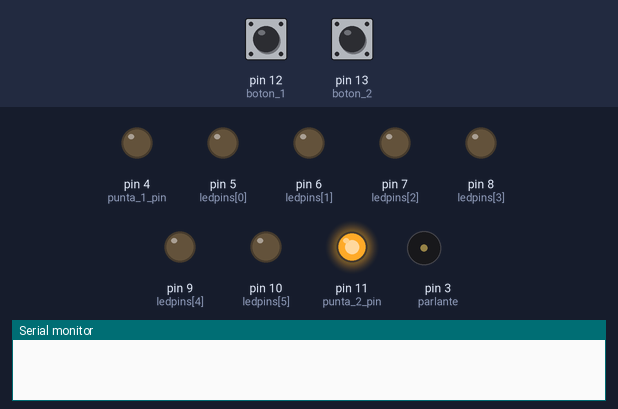
Recording of a sketch running on a simulated Arduino Uno, built with avr-gcc and run on an emulated ATmega328P. Parts: output pins drawn as LEDs (lit = HIGH), buzzer (waves = sounding), the last lines printed to the serial monitor. Inputs (shaded band) come from the test bench; at power-on: pin 12 (boton_1) LOW, pin 13 (boton_2) LOW. At 24.6 s the program stops and its outputs stay as they are.

Above: at 1.6 s.
At 5.41 s:
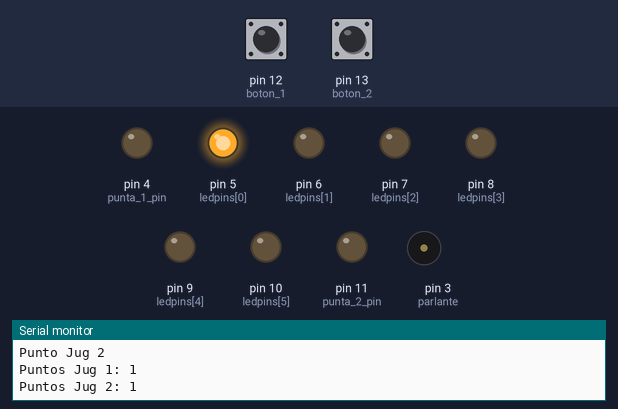
At 8.34 s:
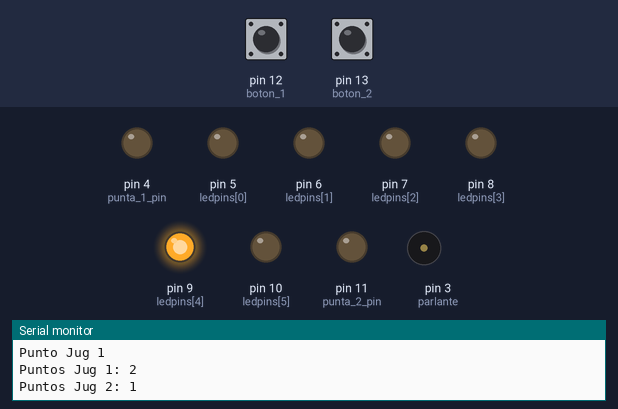
At 15.0 s:
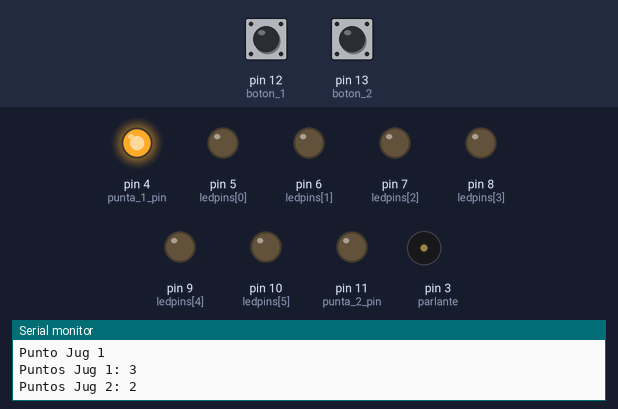
At 24.2 s:
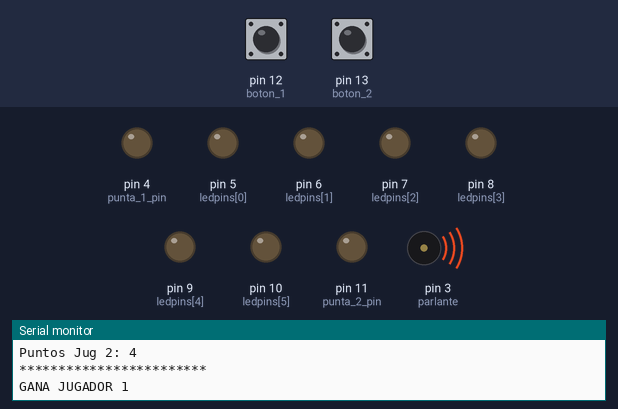
At 24.7 s:
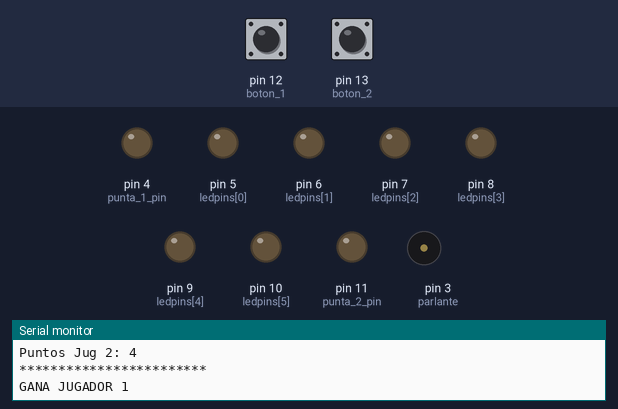
Timing chart, 0 to 26.1 s (numbered marks = the images above):
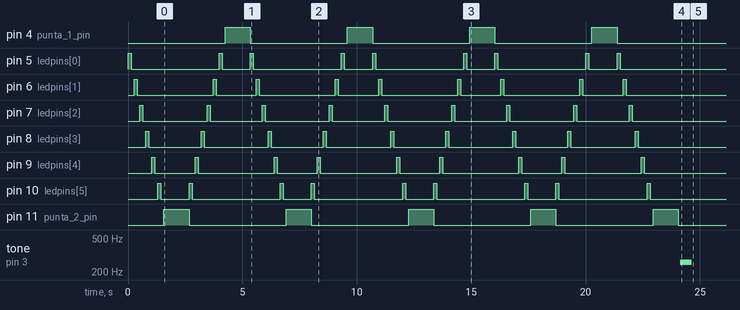

Measured:
- by itself, pin 4 (punta_1_pin), pin 11 (punta_2_pin): alternates HIGH for 1.1 s and LOW for 4.2 s
- by itself, pin 5 (ledpins[0]): repeats every 5.3 s: LOW 3.9 s, HIGH 0.13 s, LOW 1.2 s, HIGH 0.13 s
- by itself, pin 6 (ledpins[1]): repeats every 5.3 s: LOW 3.3 s, HIGH 0.13 s, LOW 1.8 s, HIGH 0.13 s
- by itself, pin 7 (ledpins[2]): repeats every 5.3 s: LOW 2.8 s, HIGH 0.13 s, LOW 2.3 s, HIGH 0.13 s
- by itself, pin 8 (ledpins[3]): repeats every 5.3 s: LOW 2.3 s, HIGH 0.13 s, LOW 2.8 s, HIGH 0.13 s
- by itself, pin 9 (ledpins[4]): repeats every 5.3 s: LOW 1.8 s, HIGH 0.13 s, LOW 3.3 s, HIGH 0.13 s
- by itself, pin 10 (ledpins[5]): repeats every 5.3 s: LOW 1.2 s, HIGH 0.13 s, LOW 3.9 s, HIGH 0.13 s
- by itself, tone on pin 3 (parlante): silent → 261 Hz at 24.1 s, → silent 0.50 s later

The sketch:

Codigo_para_entregar.ino
```cpp
// En Tinkercad: https://www.tinkercad.com/things/3BKK1VTuI19

/* A cuántos puntos va el partido */
			int const puntos_partido = 5;
/* Cantidad de ledes en fila (menos las puntas) */
			int const cant_leds=6;
/* Mapea pines de Arduino*/
			int const ledpins[] = {5,6,7,8,9,10};
/* pines de las puntas */
			int const punta_1_pin = 4;
			int const punta_2_pin = 11;
			int const intervalo_max=1000;
/* Se setea en CalcularIntervalo() */
			int intervalo;
/* Pines de los botones en Arduino */
			int const boton_1=12;
			int const boton_2=13;
/* Puntos de los jugadores */
			int puntos_jug1=0;
			int puntos_jug2=0;
/* Ángulo máximo de potenciometro */
			int const angulo_max_pot=179;
/* Pin del Arduino que lee potenciómetro */
			int const PinPot=A0;
/* Para calcular el ángulo que tira el potenciometro */
			int ValorPot;
			int Angulo;
/* Corrimiento de resultado potenciometro */
			int corrimiento;

/* Pin del arduino que recibe datos de buzzer */
			int const parlante = 3;

/* Frecuencia de salida de parlante */
			int const tono_parlante = 261;


/* Muestra puntajes */
			void MostrarPuntos()
			{
				Serial.print("Puntos Jug 1: ");
					Serial.println(puntos_jug1);

				Serial.print("Puntos Jug 2: ");
					Serial.println(puntos_jug2);
			}

/* Lee ángulo de potenciómetro.*/
			int leerAnguloPot(){
					ValorPot=analogRead(PinPot);
					Angulo=map(ValorPot,0,1023,0,179);
					return Angulo;
			}

/* Calculo el intervalo a partir de dato angulo de potenciometro */
			int CalcularIntervalo(int angulo)
			{
				int retval;
				retval=(angulo*intervalo_max)/angulo_max_pot;
				return retval;
			}

/* Para terminar el juego muestra puntajes, ganador y activa el buzzer */
			void game_over(int ganador)
			{
				Serial.println("************************");
				MostrarPuntos();
				Serial.println("************************");
				Serial.print("GANA JUGADOR ");
				Serial.println(ganador);
				tone(parlante,tono_parlante);
				delay(500);
				noTone(parlante);
				exit(0);
			}

/* Le da un punto al jugador id_jugador (1 o 2).  Si se llega a puntos_partido (seteado arriba) termina el juego */
			void punto(int id_jugador){
			  if( id_jugador==1 ){
			    puntos_jug1++;
			    Serial.println("Punto Jug 1");
			    MostrarPuntos();
					if( puntos_jug1>=puntos_partido)
						game_over(1);
			  }
			  else if( id_jugador==2 ){
			    puntos_jug2++;
			    Serial.println("Punto Jug 2");
			    MostrarPuntos();
					if( puntos_jug2>=puntos_partido)
						game_over(2);
			  }
			}

/* La pelota viaja de jugador 1 a jugador 2 */
			void ir()
			{
				for (int i=0; i < cant_leds; i++){
			  		digitalWrite(ledpins[i],HIGH);
			    	delay(intervalo);
			    	digitalWrite(ledpins[i],LOW);
			      	delay(intervalo);
				}
			}

/* La pelota viaja de jugador 2 a jugador 1 */
			void volver()
			{
			   	for (int i=cant_leds-1; i >=0 ; i--){
			  		digitalWrite(ledpins[i],HIGH);
			    	delay(intervalo);
			    	digitalWrite(ledpins[i],LOW);
			        delay(intervalo);
				}
			}

/* Devuelve true si el botón id_boton (1 o 2) fue presionado*/
			int boton_bien(int id_boton){
			  int dr;
			  int boton_pin;
				int punta_pin;
			  int bien=false;

			  if (id_boton==1){
			    boton_pin = boton_1;
			    punta_pin = punta_1_pin;
			  }
			  else if( id_boton==2){
			    boton_pin = boton_2;
			    punta_pin = punta_2_pin;
			  }
			  digitalWrite(punta_pin,HIGH);
			  for( int i=0 ; i<=10 ; i++ ){
					delay(100);
					dr=digitalRead(boton_pin);

			  	if( dr==HIGH ){
							digitalWrite(punta_pin,LOW);
			        return true;
			        }

			  }
				 digitalWrite(punta_pin,LOW);
			   return false;
			}

			void setup()
			{
			  Serial.begin(9600);
				/*Habilito los pins que iuminan fila de leds para salida (OUTPUT)*/
			  for (int i=0; i < cant_leds; i++){
			  	pinMode(ledpins[i], OUTPUT);
			  }
				/* Habilito los pins que se conectan con los botones*/
			  pinMode(boton_1, INPUT);
			  pinMode(boton_2, INPUT);
				/* Habilito los pines que están en los leds de las puntas.  Teóricamente, cuando se prende uno de estos, el jugador respectivo debe  apretar su botón */
				pinMode(punta_1_pin, OUTPUT);
				pinMode(punta_2_pin, OUTPUT);
				/* Calculo el intervalo (depende de la posición del potenciómetro), esto es la ctd. de milisegundos que se prende el led */
				intervalo =  CalcularIntervalo(leerAnguloPot()) + corrimiento;
				pinMode(parlante, OUTPUT);
			}

			void loop(){
				/*Los leds viajan de jug. 1 a jug. 2 */
			  ir();
				/*Si el jugador 2 no aprieta el botón, hay punto para el jugador 1*/
			  if( !boton_bien(2) ){
			    punto(1);
			  }
			  /*Los leds viajan de jug. 2 a jug. 1 */
			  volver();
				/*Si el jugador 1 no aprieta el botón, hay punto para el jugador 2*/
				if( !boton_bien(1) ){
			    punto(2);
			  }
			}
```
